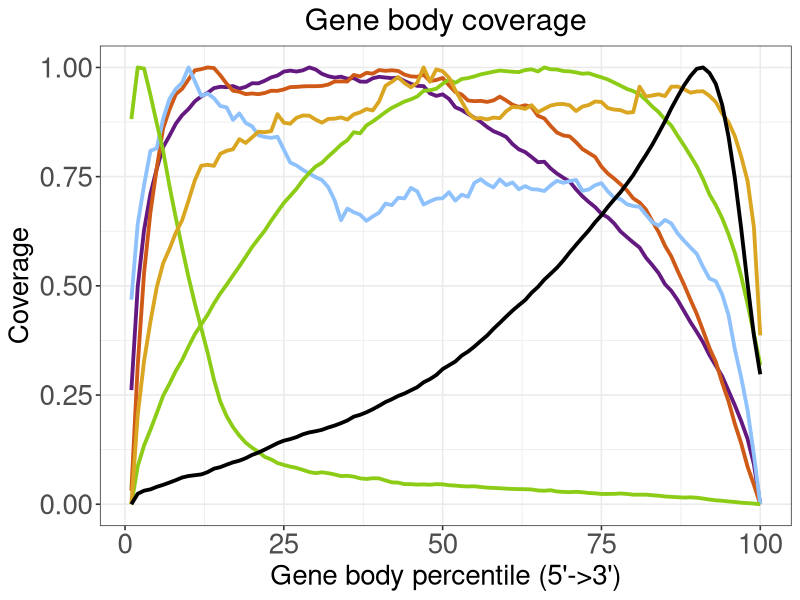

This figure's R source:
## plot gene body coverage
## this is for protein coding only
## 750k raw, sub-sampled reads

library(ggplot2)

## import data
## pull directly from RSeQC .r files
storm_gb <- c(0.261282020041914,0.49772798004673724,0.6279251849926573,0.7104786559727714,0.7681617047763453,0.8177096347437945,0.8435639281322914,0.8713327732356905,0.8908230101124325,0.9048299752710275,0.9225667231549904,0.9336116405120838,0.9417793170830748,0.9526337520781053,0.9557359942704663,0.9548849429262908,0.9573778455362207,0.9515484419476367,0.9555346070285324,0.9637491196663075,0.9636328532492658,0.9695739730172477,0.977139684528886,0.9814421695784135,0.9905732412919631,0.9927120098893923,0.9906352971191426,0.9933400995890116,1.0,0.9953913937903535,0.9853631407372029,0.9798575885450749,0.9767971614676149,0.9788248415046318,0.9741635153002133,0.975663524675272,0.9675986207131367,0.9673213700263451,0.9752270941233132,0.9785422560564644,0.9769147615750005,0.9755589476618329,0.9764838226891638,0.9689004593935616,0.9625470724045582,0.9578327908482482,0.9572862916167285,0.9407226420688142,0.9348410676520703,0.9384090815839565,0.9279762496423553,0.9088800790360588,0.9024629887200394,0.8933843231917689,0.8849302954586981,0.8753766792632413,0.8636521289973543,0.8540508137590086,0.8481542549389888,0.840888466849989,0.8245052577603714,0.8124586605026114,0.8062179311214838,0.7949200833132822,0.7831516781707919,0.7841093462901089,0.7687536279319319,0.7569647467200435,0.7474568682581463,0.7389092468438806,0.7208864616073306,0.705156211619628,0.6920753767263347,0.680292693251927,0.6649350135844206,0.6568224105793967,0.6429233174339138,0.624533139733797,0.6118306806363146,0.5992727308102161,0.5876970831486107,0.5646173363897332,0.5474760420181496,0.5290988874119794,0.5037819927797142,0.48842164573152014,0.4673020315163581,0.4422909442347195,0.41719089196190323,0.394633324198862,0.3706680070516131,0.3415220874419168,0.31735357864815106,0.2929922339211273,0.2598552851833985,0.2265597057471149,0.19027077601243375,0.149729727651802,0.09152504901900407,0.0)

vasa_gb <- c(0.0309621336021253,0.3175684318766631,0.529875656264703,0.6681050550567862,0.7699926378670566,0.860558951140362,0.9035991551938722,0.9386307750333107,0.9512240849900877,0.9726277983379477,0.9934199221184057,0.9960309813487143,1.0,0.998567376143505,0.9820289291747438,0.9626167249433566,0.9467123766732931,0.9443491923888392,0.9389739020347706,0.9403867617759815,0.9388242986621341,0.9415479035489214,0.946569910342287,0.9463785827262731,0.9496682099146684,0.9550025995301631,0.9554659582329343,0.9566537266611876,0.9571283399296068,0.9570396759124296,0.957784398756398,0.9608744632807443,0.9677721395148898,0.968014524428721,0.9678481764584133,0.982814278255685,0.9794554766637954,0.9875362547989742,0.9858368153861441,0.9939562982470876,0.9922714074191195,0.9934468232753202,0.9919892197731189,0.9835897452789842,0.9795002204247857,0.9786929112157511,0.9834030841901901,0.9688627343763296,0.9712517218112934,0.9759723258465767,0.959076477793095,0.9437101526613205,0.9379253059183095,0.9243451627053341,0.9227914836427241,0.9234791101536495,0.9211137298563863,0.9244884525411436,0.9330712941048586,0.9245128831836477,0.9146525111680976,0.9095901526393604,0.9134633702318385,0.9097932838242245,0.8893256209363469,0.8833983078623298,0.8660415716204872,0.8509159843929369,0.844334808504938,0.8421322076571672,0.8287373530249802,0.8132617762559409,0.8042345165999353,0.7952336090976418,0.7729509416228425,0.7571566684948473,0.7455389372286209,0.7327081833868337,0.7187689920795308,0.7002758192088534,0.6907643387283878,0.6746219975701119,0.6479618530614889,0.6232830611100955,0.5917634147559983,0.5672624998421616,0.5339994938190474,0.5028861098346786,0.4685119213300371,0.43593187529062855,0.39730922550471237,0.35765170468239343,0.32599453302611114,0.27837893628433535,0.23610486619968454,0.18415873219788492,0.13919921294900914,0.08607244756058662,0.044464318360368994,0.0)

# sstotal no umi
# sstotal_gb <- c(0.7981901112903609,0.963445126270681,1.0,0.9738677429983453,0.93632780488318,0.8937044304996533,0.8273350874565144,0.7627682259647851,0.7053837877686999,0.6475734379744184,0.5848269184895928,0.5259542551001188,0.46562930657493773,0.40871154126198034,0.35124240286898084,0.31627590437183406,0.28595794553043197,0.27002641922959636,0.2535657632380765,0.24854379761715226,0.23468780964742914,0.226903171238925,0.2247573963926482,0.21719617803784158,0.21443175207671625,0.2126693743701587,0.21473088731290763,0.22052523545394648,0.2210778138408011,0.2201226629785739,0.22135021318042447,0.2217766726453537,0.2264169943001041,0.2293875277261657,0.23889476871641507,0.25546346402767295,0.25803854724589037,0.2648643092983832,0.2715330527452123,0.28100895575833684,0.28373360659464997,0.28574230518434235,0.29417890500505844,0.3018542987870121,0.31318670301141527,0.31639774993324243,0.33402130785212464,0.3438355733595199,0.3546942920066134,0.36921254128312797,0.37453944952761287,0.37490958829239474,0.38545865266202417,0.3856942353571932,0.39872787536075655,0.4074504616160732,0.41155529832603704,0.41816794021941184,0.4227267393042991,0.42609436653840377,0.4297103965492285,0.4325926138579384,0.4372471800477455,0.4461419060305554,0.4484240996933371,0.4603770177794808,0.4590050499068243,0.4626543902150125,0.4658189780378854,0.4715284068353168,0.4756912078456269,0.4782909450668271,0.4809092001836011,0.49087423861590457,0.4905126465721567,0.49576186731390914,0.49862085507314186,0.49982999695276525,0.5022406105777507,0.50876088213995,0.5215883051052304,0.5248680545153697,0.5249889139166587,0.528783438909079,0.5275890894312453,0.5289136120448282,0.5183556722341249,0.5037328899849632,0.4846685521317659,0.47060700456383947,0.4439309350430574,0.4077739221352076,0.3737885433834299,0.32896723724064947,0.27976858547493527,0.2211239442197156,0.16557869464614766,0.1115158628785992,0.07134452084506909,0.0)

# sstotal umi
sstotal_gb <- c(0.4683584365819932,0.6418119369823849,0.730633043677741,0.8091862809029098,0.8150657725647795,0.8823889258245201,0.9281992569919858,0.9508760824913072,0.965430373267005,1.0,0.9682363011880056,0.9350664522747982,0.9402959712312735,0.9294970783089664,0.9117014203815297,0.9085620097325978,0.879984451633322,0.8949019624502697,0.8730259203167449,0.8652793501972221,0.8447393630692306,0.8408352786492462,0.8388343822816591,0.8413875430394508,0.8117585585049778,0.7824205748222665,0.7755321386013692,0.7654703062306044,0.7571693476270686,0.7489427323068296,0.7422072308401428,0.7258920662972159,0.6956131090573484,0.6502913194658329,0.6768892221356064,0.6686010080949215,0.6628935680315385,0.6488490597698757,0.6589257607972998,0.6676366695058721,0.6882701167614367,0.684697390975575,0.7014671115935164,0.7003222250307463,0.7242331490327939,0.7163612573785708,0.6861693879848509,0.6934507815603168,0.6995002007268649,0.7005303862239772,0.7143709814800261,0.695101202449505,0.7086486727599838,0.7039183158485012,0.7358455698837484,0.7440488201720941,0.7327528892986029,0.7254417584098184,0.7436409941608662,0.7305247148935086,0.7367334410956925,0.7210724974457772,0.7283326500831583,0.7213401332656455,0.7204034078961064,0.7171153106805809,0.7298917349385818,0.7405100798871681,0.7359177890732367,0.7397666470542005,0.742540713568074,0.7176357136636582,0.7204947439298709,0.730335670544554,0.7351063852383977,0.7163867465042726,0.7018536966666595,0.6985146211997306,0.6869659231630306,0.6827453487655829,0.6809865990921623,0.6628659548120284,0.6457861164980491,0.6376232239920644,0.6509455403588444,0.6428293779166463,0.6198806684098397,0.6033913281746175,0.5879045602169974,0.5732971670960876,0.5431732687042391,0.5167644103834201,0.5106448961211923,0.4804551508212809,0.43351055356008744,0.35460046857509414,0.29018095155154433,0.215718719001506,0.11294444007825162,0.0)

ss3_ir_gb <- c(0.0,0.08676412432617617,0.1346182427896276,0.17039346777978492,0.20856542504929224,0.2483419727849833,0.27561160787982414,0.3054134708923333,0.33035027022977015,0.36091521526738246,0.3892611128743439,0.4116280466168017,0.43367777351606457,0.45963149037674617,0.48263966510519907,0.5025494712256455,0.5238837321380774,0.5446434495298879,0.5664797795517476,0.5888395358766717,0.6078371097344863,0.6265507379523108,0.64891277004377,0.6695270134363007,0.6897612038174759,0.7058608515813339,0.7222645767660693,0.7419693888393958,0.7584553917373219,0.7730202975617262,0.7816993708906003,0.796246070582724,0.8093170232063415,0.8232098776670452,0.8334336712963344,0.8516229979162732,0.8490848179938207,0.8671363732089061,0.8763241678878488,0.8868441612846247,0.8977785192497463,0.9076234852804296,0.9145819040498316,0.9219937255366039,0.9270567809002267,0.9334770684135684,0.9464160265781522,0.9478466084338858,0.9513495383082406,0.9626089807699478,0.9720803709709523,0.9647795368675054,0.9735113029446143,0.9756785329218514,0.9794965689318305,0.9841309048920402,0.9871245882394337,0.990199849064161,0.9928481410751177,0.9913979526153897,0.9901797172832739,0.9893940526517845,0.9940122831872845,0.9957171824399753,0.9908382891067283,1.0,0.9958407740687257,0.9953064941098786,0.9917534973717522,0.990976235570546,0.9886985433868762,0.9855889710051589,0.9866729361117058,0.9818157500900241,0.9773739789904735,0.9724630498667713,0.965378763702084,0.9582880003557198,0.9508339896585667,0.9459102812304755,0.938059236802436,0.9255265904938431,0.9104571647345117,0.8978096797453803,0.8810980258425544,0.8667773272732588,0.8433414834951782,0.8214752183904344,0.7980420004968174,0.7738513024649527,0.7441355684628475,0.7096011614111923,0.6846325013422646,0.6548801800166341,0.6184833206444761,0.575554486139794,0.5218540985067295,0.4584374131816949,0.3903154930159351,0.3187750213965819)

# using r1 and r2 or 5' UMI reads
#ss3_5p_gb <- c(0.854115448965058,0.9865365481326913,1.0,0.9565002778848475,0.9125488696874482,0.8708731077513774,0.8114123213182032,0.7595329484429972,0.7118681733733354,0.6645340477604479,0.6220499950915115,0.5808930084855742,0.5411230805805605,0.49767612307466674,0.4612754421680827,0.4401393721629166,0.42787623301955363,0.4195223403252902,0.41219154223396287,0.4101493612985324,0.4059571046725,0.401978469148211,0.40379349285548793,0.4026345770229905,0.4035550336188755,0.4033069151075918,0.4007086359303728,0.400339283665562,0.39682659315279645,0.3940923613273131,0.394689067948332,0.39336495880615047,0.39117710023843294,0.3893335586726028,0.3884588357853654,0.3899745533965361,0.3804664102337321,0.3802734218683613,0.3750691755197971,0.3735181719868681,0.3658494307007495,0.3582998204689098,0.35595800489061563,0.35134336855310766,0.34861196222973906,0.34445394017584086,0.34433908022940973,0.33593432849708127,0.3364142696004753,0.33446743293407893,0.3283446355608234,0.3220684068518032,0.31925670370089526,0.31276153143265967,0.30861389145629925,0.3044917467083229,0.2984318331844579,0.29141893693571275,0.2872521755380643,0.2797509273889325,0.2735795708049146,0.26858355739127043,0.2656670478247116,0.2619691226500529,0.2546668424172788,0.25249659395576474,0.24801298206515818,0.24330852104414263,0.2396385880532251,0.2356637636713234,0.23209200045155468,0.22509664859966144,0.22195915848399064,0.21796527839015242,0.2123241962727816,0.2101147850377704,0.20546072308935934,0.19941060025886856,0.1955486645428528,0.18830985954363277,0.1849770812352885,0.1781357521033235,0.16842187296095668,0.16223415474841402,0.15402613681449212,0.1478495234823538,0.14149004102497653,0.13150688496014137,0.12424817002741526,0.11606012773635095,0.10611705437593398,0.09418173918723052,0.08701462309050267,0.07744780147680454,0.0688457245619059,0.057216680660568224,0.04401422633743828,0.03020152926687945,0.015533953533237827,0.0)

# adjusted to use r1 only as (speculated) the fragment lengths are long due to randomness of Tn5 and r1 is the most relevant for UMI counting
ss3_5p_gb <- c(0.8817160114725245,1.0,0.9974345251091956,0.9371394723342856,0.8717739392593631,0.8090539305626286,0.7284570677489819,0.6552927627789649,0.58628862225629,0.5197826928190483,0.4591437854945511,0.4030030293419049,0.34736696791257066,0.28518803445463353,0.23498391135013405,0.2015371848707704,0.17656921856320434,0.156976735926562,0.1408982775462732,0.12941988519445818,0.11983815920768302,0.10838595588569107,0.10266439406830828,0.09431750554432261,0.09003183140688518,0.08616913480772218,0.0831125538411555,0.07859537856273492,0.07382885160177727,0.07119339517609188,0.07310426785447917,0.07103910225982298,0.06814237320170463,0.06446522340817487,0.06499802192528283,0.06323057124512468,0.05930252560456356,0.057798509387130374,0.059548665424952525,0.059057868182089114,0.05452135996420009,0.05014643311899301,0.04940696362597,0.04602005499078597,0.04599781902206827,0.04503728694004349,0.0454346313477128,0.044645069158495206,0.04600479864558244,0.04554500822576426,0.04356699527516548,0.04263431992061759,0.041391205736138734,0.04073370049447236,0.04114833954447765,0.03942869619706257,0.0379803316680034,0.03740028171737034,0.03658372753279265,0.035771002876160786,0.03499126157312684,0.03460972940987901,0.03443375642411034,0.033768221527073684,0.03154122749341645,0.030884895816765734,0.03208434102934623,0.029172170326285045,0.028258148478828116,0.02771417021078154,0.028412070795618402,0.02742744974748278,0.025710400596418093,0.024971054636554635,0.023500824738256397,0.02363448761688167,0.02372818751839486,0.024646471259856015,0.023545420208851336,0.021908049945691736,0.021967037029373405,0.021951780684169874,0.02056209440589352,0.019559128683565796,0.01779421043317829,0.016939608035461427,0.016035221774448834,0.01526437485890197,0.0157855612590129,0.014922867439345991,0.013003594506109795,0.010784444828083535,0.008979810666903027,0.007983145135711986,0.006365787244398312,0.00517622468458124,0.0034090828373219617,0.0026056849342355783,0.0014785683865673749,0.0)

tenx_gb <- c(0.0,0.024007942446522098,0.031007860976584305,0.03409711511863271,0.039841483928611934,0.044384714736435356,0.04964965913488053,0.055132035657257716,0.061242576270021706,0.06460947244390083,0.066464785860899,0.06824582339062311,0.07349589650553022,0.08141404968538779,0.08498667422936754,0.09060090588665264,0.09593800553807673,0.09977299817826776,0.10546405585267551,0.11288461159039385,0.11837439691106798,0.12518869283162526,0.13244249692071822,0.13985615388610934,0.14551236873374376,0.1491106019500977,0.15370467429406032,0.16014659756977995,0.164453578979736,0.16707868264586978,0.1704430823768445,0.17571726092968876,0.1801689823411561,0.18560210109224745,0.19179464851224753,0.2004539231130482,0.20468193102811438,0.21048924778014552,0.2175422090110583,0.2254256804249751,0.23393167880013974,0.24041601476176216,0.24795234639460628,0.253552807350709,0.2608193352455728,0.268001333046824,0.2791450246765328,0.28643976506056357,0.2958369130221844,0.3093705326590432,0.31815505890061757,0.32676598840818344,0.3402596918020439,0.34950697265898417,0.36106952982719115,0.37384613670762934,0.38615306335690236,0.40156186058010623,0.41526719790792715,0.42958180152178327,0.4432938497176268,0.4557568980005774,0.46754596038628293,0.4841294279481615,0.4974024243144949,0.5141375574936841,0.5277410506883942,0.5415884436705173,0.5580839720178278,0.5765057073919272,0.5937417129168506,0.610545833819312,0.6268499682106182,0.6454624801408638,0.6615049175227609,0.6805679971320434,0.6977565433983111,0.7144204876895166,0.7336343470815307,0.7533266376766116,0.7770543074310381,0.7995277964824583,0.823104632767209,0.8494583188658203,0.8766535478144649,0.906369861974893,0.9331463596023999,0.9588322606458191,0.9799698574651897,0.9969112021969772,1.0,0.9874251754992651,0.9623518424889482,0.9145159967632142,0.8420486078908265,0.7468065462101648,0.6311244153324007,0.5046141646828223,0.38678724038503737,0.29746888875139066)

tenx_gb_5p <- c(0.18098406897134534,0.28524626682277027,0.41639974476773295,0.5454760874661346,0.6582145640080084,0.7499601754821779,0.8171861964029175,0.8710994737333638,0.9111301101560877,0.9410620039841731,0.9640179443252963,0.9787145239752759,0.987589714130755,0.9959592203600369,1.0,0.9982446535203097,0.9927995495012788,0.9887233178506787,0.9794962727360657,0.9749271554183943,0.9654638422250603,0.9545711078495138,0.9428162955097489,0.9286503438983842,0.9135791306089828,0.8981450686280966,0.8795383570766488,0.8605881469131321,0.8425221271073124,0.8205586070874482,0.7987488466297714,0.778761630452683,0.758241912305329,0.737065554626579,0.71500524256671,0.6959291874821144,0.673336317928079,0.6520085882148744,0.6339293814826237,0.6123071668807483,0.5928666945544713,0.5727151970360009,0.5540119710640523,0.5352849392196516,0.5174908754797681,0.499744437365764,0.4839875177829173,0.46687488499612056,0.4513800382248742,0.43872063049388177,0.42477971725230873,0.40885851632808007,0.3978062340236916,0.3844788182426219,0.3729591079796618,0.3619317281447655,0.3494688472605229,0.3385154946663186,0.3278560856027525,0.31701582131342676,0.305298584773503,0.2945775719420406,0.2854985535468612,0.2767782889554855,0.2661450316491787,0.2582055441503294,0.2495337519243196,0.24005325408369962,0.23280923120385477,0.22630339858465134,0.21821133140650592,0.20948182208565316,0.20263834862591115,0.195877480849529,0.18869658864485148,0.181771703265616,0.17634481108603528,0.1685106940698586,0.16178165536958874,0.15411009845387036,0.14876350771576782,0.14136957030386343,0.13415110229934468,0.12872284978419526,0.12170555875311531,0.11544101912565181,0.1088075509395699,0.10149594159152155,0.09481533361369202,0.0890939565454406,0.08218535355010383,0.07413828849352663,0.06831948086041169,0.06065751569855008,0.052733685939715925,0.043398979981523866,0.033722385604384876,0.02323430941759759,0.012784919508666781,0.0)

ss2_gb <- c(0.0,0.2044337780327219,0.3281721210178456,0.4179654053962858,0.4970327598496767,0.5515481528033777,0.5844893689711459,0.621690588766244,0.6504941182425166,0.6952072850279852,0.7418690871360544,0.7749747984933928,0.7771891568145296,0.7746584615903732,0.8023780099456322,0.8091476196702504,0.8126737216825749,0.8358295829836053,0.8271788231423642,0.8398365170885195,0.8528906866197926,0.8516717350868239,0.8541138559781348,0.8930612554779007,0.873595991378765,0.8712087022173108,0.8847394860158,0.8899063220984524,0.8896321634491688,0.8805764923720628,0.8734905457444251,0.8822383155692588,0.8827318011379693,0.8856252293442547,0.8805005715153381,0.8924201460211144,0.8971651995664075,0.9047952456672389,0.9015601736056924,0.9222781318407856,0.9579145384222802,0.967160011641198,0.9780082585020815,0.9640556921662329,0.954738515915964,0.9647052372737663,1.0,0.967472130718844,0.995482709024881,0.9913618936348797,0.9765404552720708,0.9476947475420623,0.9222865674915327,0.8964819118558853,0.8831451480245814,0.8841742974157384,0.881032017512411,0.8851992289815217,0.8839423170201908,0.8996621521875752,0.9096204378946303,0.908553328075111,0.9051495429986208,0.9135598867935669,0.8975658929768989,0.9053519986165532,0.9127669356233313,0.915917651177406,0.9162888198102822,0.9134417876831064,0.9002020338353951,0.910350121684262,0.9139690158548056,0.9220166266676227,0.9208693781660052,0.9069927326868813,0.9035594228327759,0.9022856395699506,0.8965367435857421,0.8975827642783933,0.9559237248459439,0.9332486956375032,0.9358510938930107,0.9384745812753861,0.934362201536132,0.9559237248459439,0.9563244182564353,0.9502380962423393,0.942224228032511,0.9448898936686223,0.9454930426970463,0.9350328357705334,0.9208314177376429,0.8946007617392625,0.8745660912146915,0.8429028761351223,0.7960934501389774,0.7403253630493191,0.6343651540138935,0.38659743809286806)

all_data <- data.frame(`STORM-seq` = storm_gb,
                       `VASA-seq` = vasa_gb,
                       `Smart-seq-total` = sstotal_gb,
                       `Smart-seq3xpress internal` = ss3_ir_gb,
                       `Smart-seq3xpress 5' UMI` = ss3_5p_gb,
                       `Smart-seq2` = ss2_gb,
                       `tenx_gb` = tenx_gb,
                       percent = 1:100)

all_data <- reshape2::melt(all_data,
                           id.vars = "percent")

ggplot(all_data, aes(x = percent,
                     y = value,
                     group = variable,
                     linetype = variable)) +
  geom_line(aes(color = variable), size = 1.3) +
  xlab("Gene body percentile (5'->3')") +
  ylab("Coverage") +
  scale_linetype_manual(values = c("STORM.seq" = "solid",
                                   "VASA.seq" = "solid",
                                   "Smart.seq.total" = "solid",
                                   "Smart.seq3xpress.internal" = "solid",
                                   "Smart.seq3xpress.5..UMI" = "solid",
                                   "Smart.seq2" = "solid",
                                   "tenx_gb" = "solid")) +
  scale_color_manual(values = c("#63197FFF","#CF5917FF","#8FC2FDFF", "#8CCC17",
                                "#8CCC17", "goldenrod", "black"),
                     labels = c("STORM-seq",
                                "VASA-seq",
                                "Smart-seq-total",
                                "Smart-seq3xpress internal",
                                "Smart-seq3xpress 5' UMI",
                                "Smart-seq2",
                                "10x 3'")) +
  ggtitle("Gene body coverage") +
  guides(linetype = "none") +
  theme_bw(12) +
  theme(
    axis.text = element_text(size = 20),
    axis.title = element_text(size = 20),
    legend.position = "none",
    # legend.title = element_blank(),
    # legend.text = element_text(size = 16),
    plot.title = element_text(hjust = 0.5,
                              size = 22)
  )
